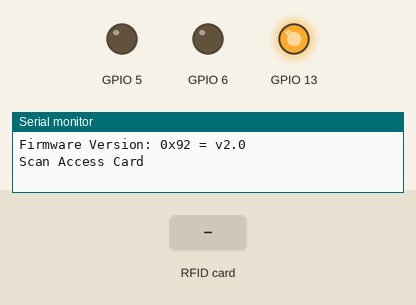
This sketch was run on a simulated ESP32-S3. On the bench: output pins drawn as LEDs (lit = HIGH), the last lines printed to the serial monitor. The test bench sets the inputs (shaded band).

Above: at 1.2 s.
1.3 s: RFID card CB B3 10 06 held to the reader
At 2.6 s:
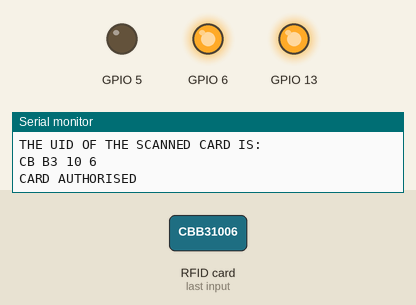
4.3 s: RFID card 5E 7A 19 C4 held to the reader
At 5.3 s:
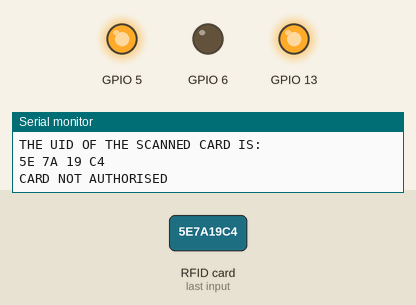
7.3 s: RFID card 32 D7 0F 0B held to the reader
At 7.8 s:
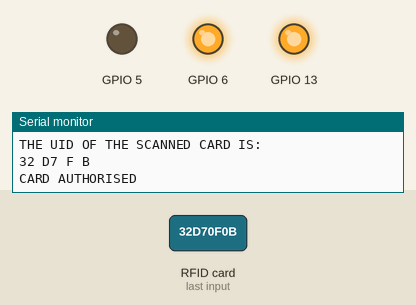
Timing chart, 0 to 10.8 s (numbered marks = the images above; inputs shaded):
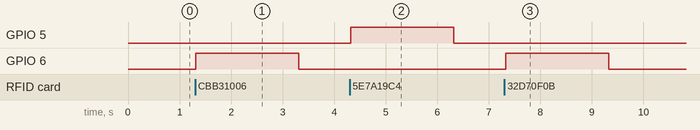

Measured:
- after the input at 1.3 s, GPIO 6: LOW → HIGH at once, → LOW 2.0 s later
- after the input at 4.3 s, GPIO 5: LOW → HIGH at once, → LOW 2.0 s later
- after the input at 7.3 s, GPIO 6: LOW → HIGH at once, → LOW 2.0 s later

The sketch:

main.ino
```cpp
#include <SPI.h>
#include <MFRC522.h>

// creating mfrc522 instance
#define RSTPIN 9
#define SSPIN 53

MFRC522 rc(SSPIN, RSTPIN);

int readsuccess;

// UID-urile cardurilor autorizate
byte defcard[][4] = {
  {0xCB,0xB3,0x10,0x06},
  {0x32,0xD7,0x0F,0x0B}
};

int N = 2;
byte readcard[4];

void setup() {

  Serial.begin(9600);      // monitor serial
  Serial1.begin(9600);     // comunicare ESP32

  SPI.begin();
  rc.PCD_Init();
  rc.PCD_DumpVersionToSerial();

  pinMode(6, OUTPUT);
  pinMode(5, OUTPUT);
  pinMode(13, OUTPUT);
  digitalWrite(13, HIGH);

  Serial.println("Scan Access Card");
}

void loop() {

  readsuccess = getid();

  if (readsuccess) {

    //Serial1.println("READ_OK");  // anunta ESP32 ca s-a citit un card

    int match = 0;

    for (int i = 0; i < N; i++) {

      if (!memcmp(readcard, defcard[i], 4)) {
        match++;
      }
    }

    if (match) {

      Serial.println("CARD AUTHORISED");
      Serial1.println("AUTH");   // trimite verdict ESP32

      digitalWrite(6, HIGH);
      delay(2000);
      digitalWrite(6, LOW);

    } else {

      Serial.println("CARD NOT AUTHORISED");
      Serial1.println("DENIED"); // trimite verdict ESP32

      digitalWrite(5, HIGH);
      delay(2000);
      digitalWrite(5, LOW);
    }

    delay(500);
  }
}

// functie pentru citirea UID
int getid() {

  if (!rc.PICC_IsNewCardPresent()) {
    return 0;
  }

  if (!rc.PICC_ReadCardSerial()) {
    return 0;
  }

  Serial.println("THE UID OF THE SCANNED CARD IS:");

  for (int i = 0; i < 4; i++) {

    readcard[i] = rc.uid.uidByte[i];
    Serial.print(readcard[i], HEX);
    Serial.print(" ");
  }

  Serial.println("");

  rc.PICC_HaltA();

  return 1;
}
```
